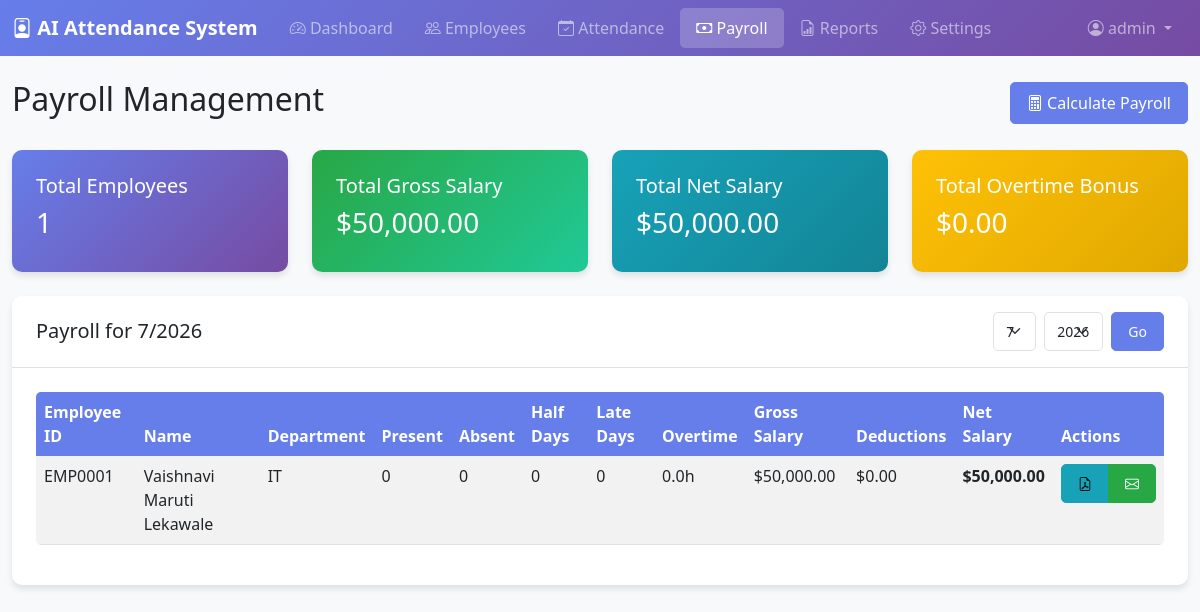
The app's page /payroll (signed in) with its own data.
### models.py (models this page shows)
class Payroll(db.Model):
    __tablename__ = 'payroll'
    id = db.Column(db.Integer, primary_key=True)
    employee_id = db.Column(db.Integer, db.ForeignKey('employees.id'), nullable=False)
    month = db.Column(db.Integer, nullable=False)
    year = db.Column(db.Integer, nullable=False)
    basic_salary = db.Column(db.Float, nullable=False)
    working_days = db.Column(db.Integer, default=0)
    present_days = db.Column(db.Integer, default=0)
    absent_days = db.Column(db.Integer, default=0)
    half_days = db.Column(db.Integer, default=0)
    late_days = db.Column(db.Integer, default=0)
    total_hours_worked = db.Column(db.Float, default=0.0)
    overtime_hours = db.Column(db.Float, default=0.0)
    per_day_salary = db.Column(db.Float, default=0.0)
    absent_deduction = db.Column(db.Float, default=0.0)
    half_day_deduction = db.Column(db.Float, default=0.0)
    late_deduction = db.Column(db.Float, default=0.0)
    overtime_bonus = db.Column(db.Float, default=0.0)
    gross_salary = db.Column(db.Float, nullable=False)
    net_salary = db.Column(db.Float, nullable=False)
    payslip_generated = db.Column(db.Boolean, default=False)
    payslip_path = db.Column(db.String(255))
    email_sent = db.Column(db.Boolean, default=False)
    created_at = db.Column(db.DateTime, default=datetime.utcnow)
    updated_at = db.Column(db.DateTime, default=datetime.utcnow, onupdate=datetime.utcnow)
    __table_args__ = (db.UniqueConstraint('employee_id', 'month', 'year', name='unique_employee_month'),)

class Employee(db.Model):
    __tablename__ = 'employees'
    id = db.Column(db.Integer, primary_key=True)
    employee_id = db.Column(db.String(20), unique=True, nullable=False)
    name = db.Column(db.String(100), nullable=False)
    department = db.Column(db.String(50), nullable=False)
    designation = db.Column(db.String(50), nullable=False)
    basic_salary = db.Column(db.Float, nullable=False)
    joining_date = db.Column(db.Date, nullable=False)
    email = db.Column(db.String(120), nullable=False)
    phone = db.Column(db.String(20), nullable=False)
    address = db.Column(db.Text, nullable=False)
    profile_photo = db.Column(db.String(255))
    face_images_count = db.Column(db.Integer, default=0)
    status = db.Column(db.String(20), default='active')  # active, inactive
    created_at = db.Column(db.DateTime, default=datetime.utcnow)
    updated_at = db.Column(db.DateTime, default=datetime.utcnow, onupdate=datetime.utcnow)
    attendance_records = db.relationship('Attendance', backref='employee', lazy=True, cascade='all, delete-orphan')
    payroll_records = db.relationship('Payroll', backref='employee', lazy=True, cascade='all, delete-orphan')

### app.py (the view)
@app.route('/payroll')
@login_required
def payroll():
    month = request.args.get('month', datetime.now().month, type=int)
    year = request.args.get('year', datetime.now().year, type=int)
    _, pc, _, _ = get_services()
    payrolls = Payroll.query.filter_by(month=month, year=year).order_by(Payroll.net_salary.desc()).all()
    summary = pc.get_payroll_summary(year, month)
    return render_template('payroll.html', payrolls=payrolls, summary=summary, month=month, year=year)

### app.py (called while the page is built)
def get_services():
    global attendance_manager, payroll_calculator, email_service, pdf_generator
    if attendance_manager is None:
        attendance_manager = AttendanceManager()
    if payroll_calculator is None:
        payroll_calculator = PayrollCalculator()
    if email_service is None:
        email_service = EmailService()
    if pdf_generator is None:
        pdf_generator = PDFGenerator()
    return attendance_manager, payroll_calculator, email_service, pdf_generator

def login_required(f):
    @wraps(f)
    def decorated_function(*args, **kwargs):
        if 'admin_id' not in session:
            return redirect(url_for('login'))
        return f(*args, **kwargs)
    return decorated_function

### payroll.py (called while the page is built)
    def get_payroll(self, year, month, employee_id=None):
        query = Payroll.query.filter_by(month=month, year=year)
        if employee_id:
            query = query.filter_by(employee_id=employee_id)
        return query.all()

    def get_payroll_summary(self, year, month):
        payrolls = self.get_payroll(year, month)
        total_employees = len(payrolls)
        total_gross_salary = sum([p.gross_salary for p in payrolls])
        total_net_salary = sum([p.net_salary for p in payrolls])
        total_overtime_bonus = sum([p.overtime_bonus for p in payrolls])
        total_deductions = sum([p.absent_deduction + p.half_day_deduction + p.late_deduction for p in payrolls])
        return {
            'total_employees': total_employees,
            'total_gross_salary': total_gross_salary,
            'total_net_salary': total_net_salary,
            'total_overtime_bonus': total_overtime_bonus,
            'total_deductions': total_deductions
        }

### templates/payroll.html (shortened to what this page needs)
<!DOCTYPE html>
<html lang="en">
<head>
    <link href="https://cdn.jsdelivr.net/npm/bootstrap@5.3.0/dist/css/bootstrap.min.css" rel="stylesheet">
    <link rel="stylesheet" href="https://cdn.jsdelivr.net/npm/bootstrap-icons@1.10.0/font/bootstrap-icons.css">
    <link rel="stylesheet" href="{{ url_for('static', filename='css/style.css') }}">
</head>
<body>
    <nav class="navbar navbar-expand-lg navbar-dark bg-primary">
        <div class="container-fluid">
            <a class="navbar-brand" href="{{ url_for('dashboard') }}">
                <i class="bi bi-person-badge"></i> AI Attendance System
            </a>
            <div class="collapse navbar-collapse" id="navbarNav">
                <ul class="navbar-nav me-auto">
                    <li class="nav-item">
                        <a class="nav-link" href="{{ url_for('dashboard') }}">
                            <i class="bi bi-speedometer2"></i> Dashboard
                        </a>
                    </li>
                    <li class="nav-item">
                        <a class="nav-link" href="{{ url_for('employees') }}">
                            <i class="bi bi-people"></i> Employees
                        </a>
                    </li>
                    <li class="nav-item">
                        <a class="nav-link" href="{{ url_for('attendance') }}">
                            <i class="bi bi-calendar-check"></i> Attendance
                        </a>
                    </li>
                    <li class="nav-item">
                        <a class="nav-link active" href="{{ url_for('payroll') }}">
                            <i class="bi bi-cash"></i> Payroll
                        </a>
                    </li>
                    <li class="nav-item">
                        <a class="nav-link" href="{{ url_for('reports') }}">
                            <i class="bi bi-file-earmark-bar-graph"></i> Reports
                        </a>
                    </li>
                    <li class="nav-item">
                        <a class="nav-link" href="{{ url_for('settings') }}">
                            <i class="bi bi-gear"></i> Settings
                        </a>
                    </li>
                </ul>
                <ul class="navbar-nav">
                    <li class="nav-item dropdown">
                        <a class="nav-link dropdown-toggle" href="#" id="navbarDropdown" role="button" data-bs-toggle="dropdown">
                            <i class="bi bi-person-circle"></i> {{ session.admin_username }}
                        </a>
                    </li>
                </ul>
            </div>
        </div>
    </nav>
    <div class="container-fluid mt-4">
        <div class="row">
            <div class="col-12">
                <div class="d-flex justify-content-between align-items-center mb-4">
                    <h2>Payroll Management</h2>
                    <div>
                        <button class="btn btn-primary" data-bs-toggle="modal" data-bs-target="#calculateModal">
                            <i class="bi bi-calculator"></i> Calculate Payroll
                        </button>
                    </div>
                </div>
                <div class="row mb-4">
                    <div class="col-md-3">
                        <div class="card bg-primary text-white">
                            <div class="card-body">
                                <h5 class="card-title">Total Employees</h5>
                                <h3>{{ summary.total_employees }}</h3>
                            </div>
                        </div>
                    </div>
                    <div class="col-md-3">
                        <div class="card bg-success text-white">
                            <div class="card-body">
                                <h5 class="card-title">Total Gross Salary</h5>
                                <h3>${{ "{0:,.2f}".format(summary.total_gross_salary) if summary else "0.00" }}</h3>
                            </div>
                        </div>
                    </div>
                    <div class="col-md-3">
                        <div class="card bg-info text-white">
                            <div class="card-body">
                                <h5 class="card-title">Total Net Salary</h5>
                                <h3>${{ "{0:,.2f}".format(summary.total_net_salary) if summary else "0.00" }}</h3>
                            </div>
                        </div>
                    </div>
                    <div class="col-md-3">
                        <div class="card bg-warning text-white">
                            <div class="card-body">
                                <h5 class="card-title">Total Overtime Bonus</h5>
                                <h3>${{ "{0:,.2f}".format(summary.total_overtime_bonus) if summary else "0.00" }}</h3>
                            </div>
                        </div>
                    </div>
                </div>
                <div class="card">
                    <div class="card-header d-flex justify-content-between align-items-center">
                        <h5 class="card-title mb-0">Payroll for {{ month }}/{{ year }}</h5>
                        <form method="GET" action="{{ url_for('payroll') }}" class="d-flex gap-2">
                            <select class="form-select form-select-sm" name="month" style="width: auto;">
                                {% for m in range(1, 13) %}
                                <option value="{{ m }}" {{ 'selected' if m == month else '' }}>{{ m }}</option>
                                {% endfor %}
                            </select>
                            <select class="form-select form-select-sm" name="year" style="width: auto;">
                                {% for y in range(2023, 2027) %}
                                <option value="{{ y }}" {{ 'selected' if y == year else '' }}>{{ y }}</option>
                                {% endfor %}
                            </select>
                            <button type="submit" class="btn btn-sm btn-primary">Go</button>
                        </form>
                    </div>
                    <div class="card-body">
                        <div class="table-responsive">
                            <table class="table table-striped">
                                <thead>
                                    <tr>
                                        <th>Employee ID</th>
                                        <th>Name</th>
                                        <th>Department</th>
                                        <th>Present</th>
                                        <th>Absent</th>
                                        <th>Half Days</th>
                                        <th>Late Days</th>
                                        <th>Overtime</th>
                                        <th>Gross Salary</th>
                                        <th>Deductions</th>
                                        <th>Net Salary</th>
                                        <th>Actions</th>
                                    </tr>
                                </thead>
                                <tbody>
                                    {% for payroll in payrolls %}
                                    <tr>
                                        <td>{{ payroll.employee.employee_id }}</td>
                                        <td>{{ payroll.employee.name }}</td>
                                        <td>{{ payroll.employee.department }}</td>
                                        <td>{{ payroll.present_days }}</td>
                                        <td>{{ payroll.absent_days }}</td>
                                        <td>{{ payroll.half_days }}</td>
                                        <td>{{ payroll.late_days }}</td>
                                        <td>{{ payroll.overtime_hours|round(2) }}h</td>
                                        <td>${{ "{:,.2f}".format(payroll.gross_salary) }}</td>
                                        <td>${{ "{:,.2f}".format(payroll.absent_deduction + payroll.half_day_deduction + payroll.late_deduction) }}</td>
                                        <td><strong>${{ "{:,.2f}".format(payroll.net_salary) }}</strong></td>
                                        <td>
                                            <div class="btn-group">
                                                <a href="{{ url_for('generate_payslip', id=payroll.id) }}" class="btn btn-sm btn-info" title="Generate Payslip">
                                                    <i class="bi bi-file-earmark-pdf"></i>
                                                </a>
                                                {% if payroll.payslip_generated %}
                                                <a href="{{ url_for('send_payslip_email', id=payroll.id) }}" class="btn btn-sm btn-success" title="Send Email">
                                                    <i class="bi bi-envelope"></i>
                                                </a>
                                                {% endif %}
                                            </div>
                                        </td>
                                    </tr>
                                    {% endfor %}
                                </tbody>
                            </table>
                        </div>
                    </div>
                </div>
            </div>
        </div>
    </div>
</body>
</html>

### static/css/style.css (style rules this page uses)
body { font-family: 'Segoe UI', Tahoma, Geneva, Verdana, sans-serif; background-color: #f8f9fa; }
.card { border: none; border-radius: 10px; box-shadow: 0 4px 6px rgba(0, 0, 0, 0.1); }
.card-header { background-color: #fff; border-bottom: 1px solid #dee2e6; border-radius: 10px 10px 0 0 !important; padding: 1rem 1.5rem; }
.card-body { padding: 1.5rem; }
.navbar-brand { font-weight: 600; font-size: 1.25rem; }
.nav-link { font-weight: 500; padding: 0.5rem 1rem !important; border-radius: 5px; transition: all 0.3s ease; }
.nav-link.active { background-color: rgba(255, 255, 255, 0.2); }
.btn { border-radius: 5px; padding: 0.5rem 1rem; font-weight: 500; transition: all 0.3s ease; }
.btn-primary { background-color: #667eea; border-color: #667eea; }
.btn-success { background-color: #28a745; border-color: #28a745; }
.btn-info { background-color: #17a2b8; border-color: #17a2b8; }
.form-control, .form-select { border-radius: 5px; border: 1px solid #dee2e6; padding: 0.5rem 0.75rem; }
.table { border-radius: 5px; overflow: hidden; }
.table thead th { background-color: #667eea; color: white; font-weight: 600; border: none; }
.table tbody tr { transition: background-color 0.3s ease; }
.bg-primary { background: linear-gradient(135deg, #667eea 0%, #764ba2 100%) !important; }
.bg-success { background: linear-gradient(135deg, #28a745 0%, #20c997 100%) !important; }
.bg-warning { background: linear-gradient(135deg, #ffc107 0%, #e0a800 100%) !important; }
.bg-info { background: linear-gradient(135deg, #17a2b8 0%, #138496 100%) !important; }

### records on screen
Payroll: employee.employee_id "EMP0001", employee.name "Vaishnavi Maruti Lekawale", employee.department "IT", present_days "0", absent_days "0", half_days "0", late_days "0", overtime_hours "0.0", gross_salary "50,000.00", absent_deduction+half_day_deduction+late_deduction "0.00", net_salary "50,000.00"

### other values on screen
{{ session.admin_username }} "admin"
{{ summary.total_employees }} "1"
{{ "{0:,.2f}".format(summary.total_gross_salary) if summary else "0.00" }} "50,000.00"
{{ "{0:,.2f}".format(summary.total_net_salary) if summary else "0.00" }} "50,000.00"
{{ "{0:,.2f}".format(summary.total_overtime_bonus) if summary else "0.00" }} "0.00"
{{ month }} "7"
{{ year }} "2026"
form field month "7"
form field year "2026"
